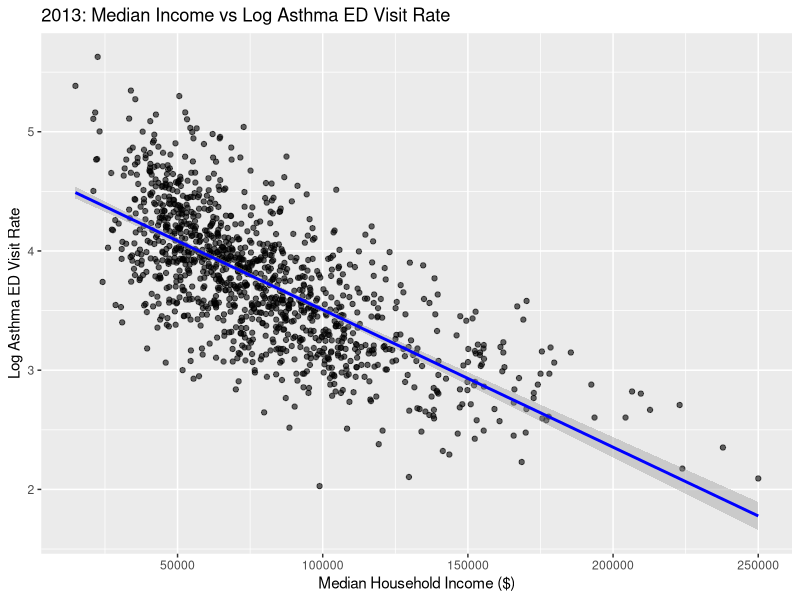
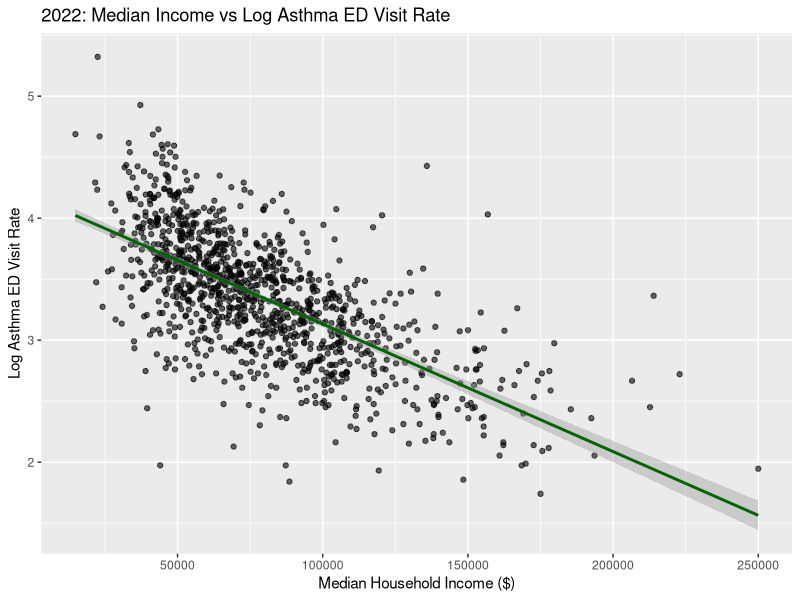
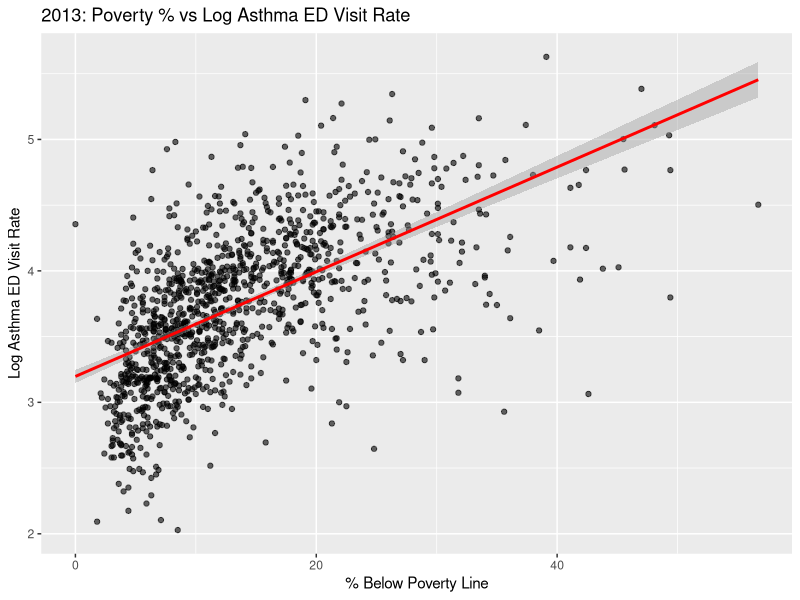
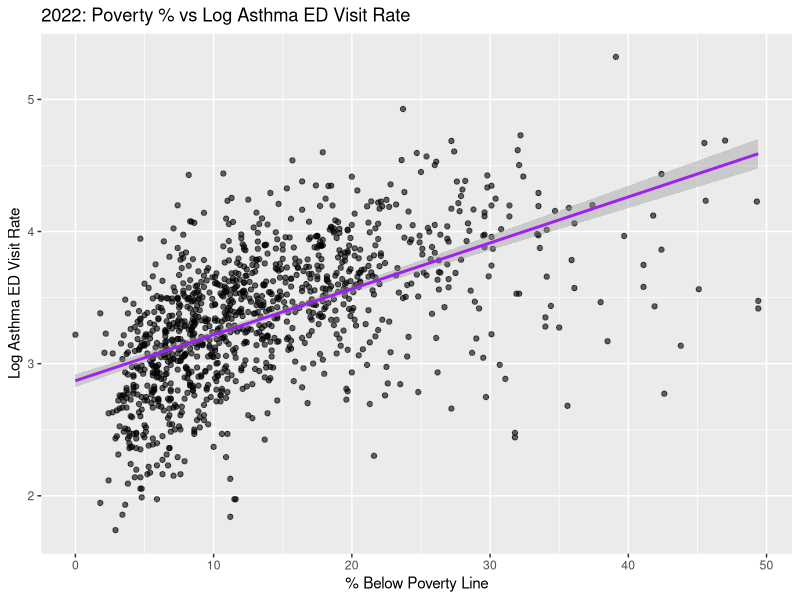
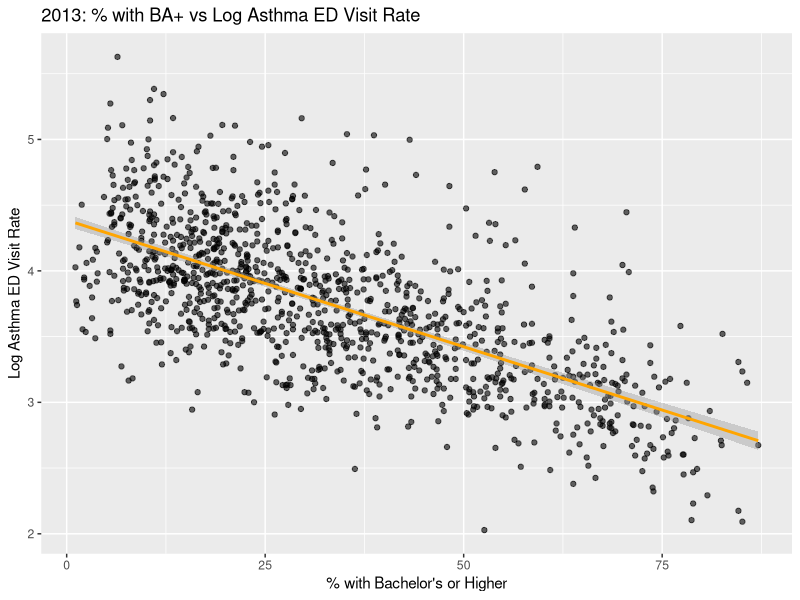
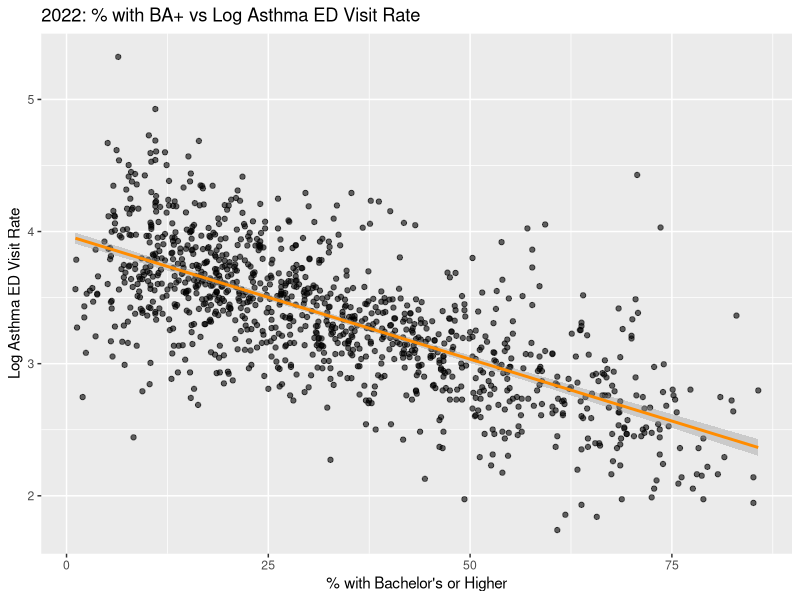
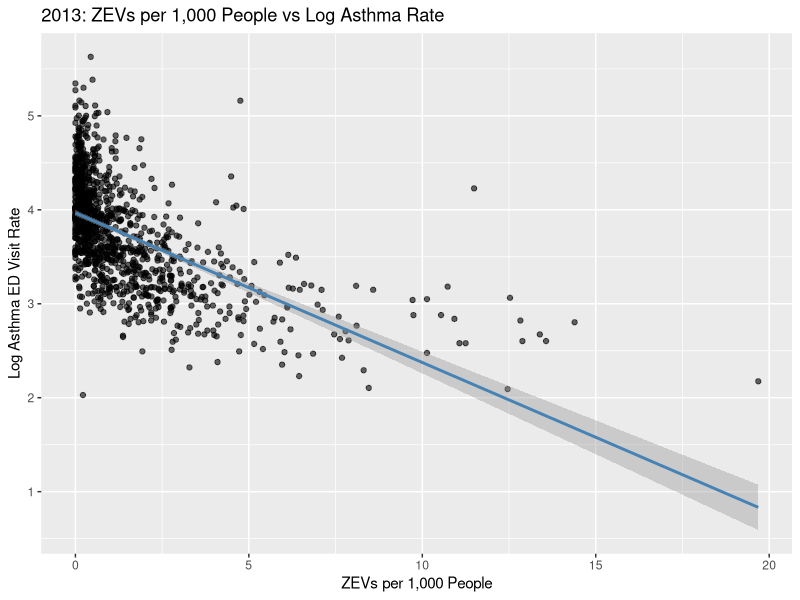
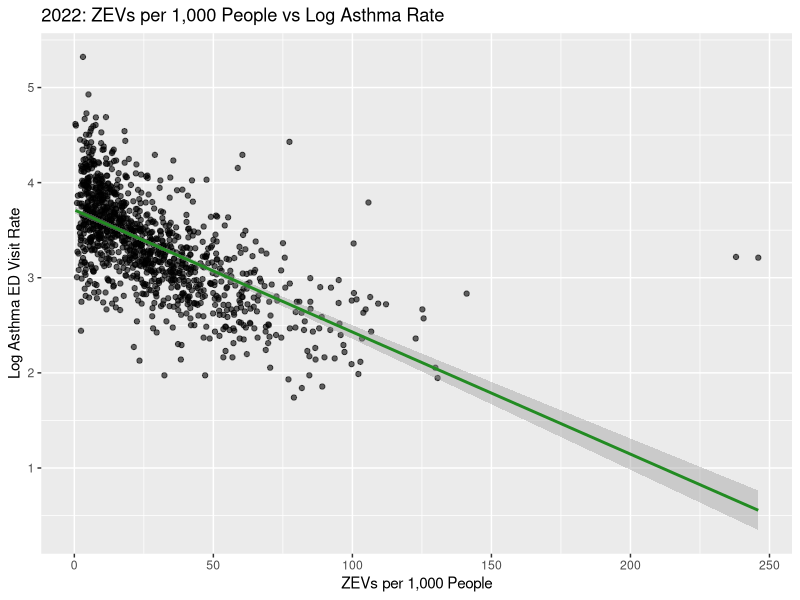

R code for these plots, in order:
## ---- chunk 1
knitr::opts_chunk$set(echo = TRUE)

## ---- chunk 2
library(ggplot2)
library(dplyr) 
getwd()
EV_data <- read.csv("./Data/data_ZEV_asthmaED_2013_2022.csv")
# Income vs. Log Asthma Rate Plot
# For 2013
EV_data$nZEV1000pop <- EV_data$nZEV/EV_data$pop *1000
EV_data$log_AgeAdj_RoA_ED_Visit_Rate <- log(EV_data$Age_Adjusted_Rate_of_Asthma_ED_Visit_Rate)
EV_data_2013 <- EV_data %>% filter( yr == 2013)
EV_data_2022 <- EV_data %>% filter( yr == 2022)
## ---- chunk 3

ggplot(EV_data_2013, aes(x = HHincomeMedian, y = log_AgeAdj_RoA_ED_Visit_Rate)) +
  geom_point(alpha = 0.6) +
  geom_smooth(method = "lm", se = TRUE, color = "blue") +
  labs(
    title = "2013: Median Income vs Log Asthma ED Visit Rate",
    x = "Median Household Income ($)",
    y = "Log Asthma ED Visit Rate"
  )
## ---- chunk 4

# For 2022
ggplot(EV_data_2022, aes(x = HHincomeMedian, y = log_AgeAdj_RoA_ED_Visit_Rate)) +
  geom_point(alpha = 0.6) +
  geom_smooth(method = "lm", se = TRUE, color = "darkgreen") +
  labs(
    title = "2022: Median Income vs Log Asthma ED Visit Rate",
    x = "Median Household Income ($)",
    y = "Log Asthma ED Visit Rate"
  )

## ---- chunk 5

lm(EV_data_2013$log_AgeAdj_RoA_ED_Visit_Rate ~ EV_data_2013$percPoverty   , data = EV_data)
lm(EV_data_2022$log_AgeAdj_RoA_ED_Visit_Rate ~ EV_data_2022$percPoverty, data = EV_data)

#Poverty Percentage vs Log Asthma Rate
# 2013
ggplot(EV_data_2013, aes(x = percPoverty, y = log_AgeAdj_RoA_ED_Visit_Rate)) +
  geom_point(alpha = 0.6) +
  geom_smooth(method = "lm", color = "red") +
  labs(
    title = "2013: Poverty % vs Log Asthma ED Visit Rate",
    x = "% Below Poverty Line",
    y = "Log Asthma ED Visit Rate"
  )

# 2022
ggplot(EV_data_2022, aes(x = percPoverty, y = log_AgeAdj_RoA_ED_Visit_Rate)) +
  geom_point(alpha = 0.6) +
  geom_smooth(method = "lm", color = "purple") +
  labs(
    title = "2022: Poverty % vs Log Asthma ED Visit Rate",
    x = "% Below Poverty Line",
    y = "Log Asthma ED Visit Rate"
  )


## ---- chunk 6
 
EV_data_2013 <- EV_data %>%
  filter( yr == 2013)
lm(EV_data_2013$log_AgeAdj_RoA_ED_Visit_Rate ~ EV_data_2013$EDUCpercBAplus   , data = EV_data)
EV_data_2022 <- EV_data %>%
  filter( yr == 2022)
lm(EV_data_2022$log_AgeAdj_RoA_ED_Visit_Rate ~ EV_data_2022$EDUCpercBAplus, data = EV_data)

#BA Education vs Log Asthma Rate 
# 2013
ggplot(EV_data_2013, aes(x = EDUCpercBAplus, y = log_AgeAdj_RoA_ED_Visit_Rate)) +
  geom_point(alpha = 0.6) +
  geom_smooth(method = "lm", color = "orange") +
  labs(
    title = "2013: % with BA+ vs Log Asthma ED Visit Rate",
    x = "% with Bachelor's or Higher",
    y = "Log Asthma ED Visit Rate"
  )

# 2022
ggplot(EV_data_2022, aes(x = EDUCpercBAplus, y = log_AgeAdj_RoA_ED_Visit_Rate)) +
  geom_point(alpha = 0.6) +
  geom_smooth(method = "lm", color = "darkorange") +
  labs(
    title = "2022: % with BA+ vs Log Asthma ED Visit Rate",
    x = "% with Bachelor's or Higher",
    y = "Log Asthma ED Visit Rate"
  )

## ---- chunk 7
EV_data_2013 <- EV_data %>%
  filter( yr == 2013)
lm(EV_data_2013$log_AgeAdj_RoA_ED_Visit_Rate ~ EV_data_2013$nZEV1000pop   , data = EV_data)
EV_data_2022 <- EV_data %>%
  filter( yr == 2022)
lm(EV_data_2022$log_AgeAdj_RoA_ED_Visit_Rate ~ EV_data_2022$nZEV1000pop , data = EV_data)

# ZEVs per 1,000 vs Log Asthma
# 2013
ggplot(EV_data_2013, aes(x = nZEV1000pop, y = log_AgeAdj_RoA_ED_Visit_Rate)) +
  geom_point(alpha = 0.6) +
  geom_smooth(method = "lm", color = "steelblue") +
  labs(
    title = "2013: ZEVs per 1,000 People vs Log Asthma Rate",
    x = "ZEVs per 1,000 People",
    y = "Log Asthma ED Visit Rate"
  )

# 2022
ggplot(EV_data_2022, aes(x = nZEV1000pop, y = log_AgeAdj_RoA_ED_Visit_Rate)) +
  geom_point(alpha = 0.6) +
  geom_smooth(method = "lm", color = "forestgreen") +
  labs(
    title = "2022: ZEVs per 1,000 People vs Log Asthma Rate",
    x = "ZEVs per 1,000 People",
    y = "Log Asthma ED Visit Rate"
  )


## ---- chunk 8
#Mutli Linear Regression Model 2022

multi_model_2022_poverty <- lm(log_AgeAdj_RoA_ED_Visit_Rate ~ I(nZEV1000pop/10)   +  percPoverty, data= EV_data_2022)

exp(-0.093791) 

(1- 0.910473) *100
## ---- chunk 9
#Mutli Linear Regression Model 2022 No SES

multi_model_2022 <- lm(log_AgeAdj_RoA_ED_Visit_Rate ~ I(nZEV1000pop/10), data= EV_data_2022)

summary(multi_model_2022)

exp(-0.128381)

(1 - 0.8795182) * 100
## ---- chunk 10
# more data processing
EV_data$yrC <- EV_data$yr - 2013 # create a year variable centered at the first study year, 2013
EV_data$yrC2 <- EV_data$yrC^2 # squared centered year term to allow for nonlinear trends in time
EV_data$yrC3 <- EV_data$yrC^3 # cubic centered year term to allow for nonlinear trends in time (you might add this too!)

# code for random intercept longitudinal model (I'll draw this on the board for you)

# load nlme package to fit random effects (longitudinal) model
library(nlme)

# requires dataset to be non-missing in included variables
d_complete <- subset(EV_data,!is.na(nZEV1000pop) & !is.na(percPoverty))

# fit model, with random intercept for zip
fit1 <- lme(log_AgeAdj_RoA_ED_Visit_Rate ~ nZEV1000pop + yrC + yrC2 + EDUCpercBAplus,
                            random=list(~1|zip),# random intercept at zip code level
                            data=d_complete,
                            method="REML")
summary(fit1)
intervals(fit1)

#class(d_complete$zip)
#factor(d_complete$zip)

# fit another model, with also a random slope on year
fit2 <- lme(log_AgeAdj_RoA_ED_Visit_Rate ~ nZEV1000pop + yrC + yrC2 + EDUCpercBAplus,
    #control=c(maxIter=5000),        
                            random=list(~yrC|zip),# random intercept at zip code level
                            data=d_complete,
                            method="REML")
summary(fit2)
intervals(fit2)

exp(0.002267749)
(1.00227-1) * 100

